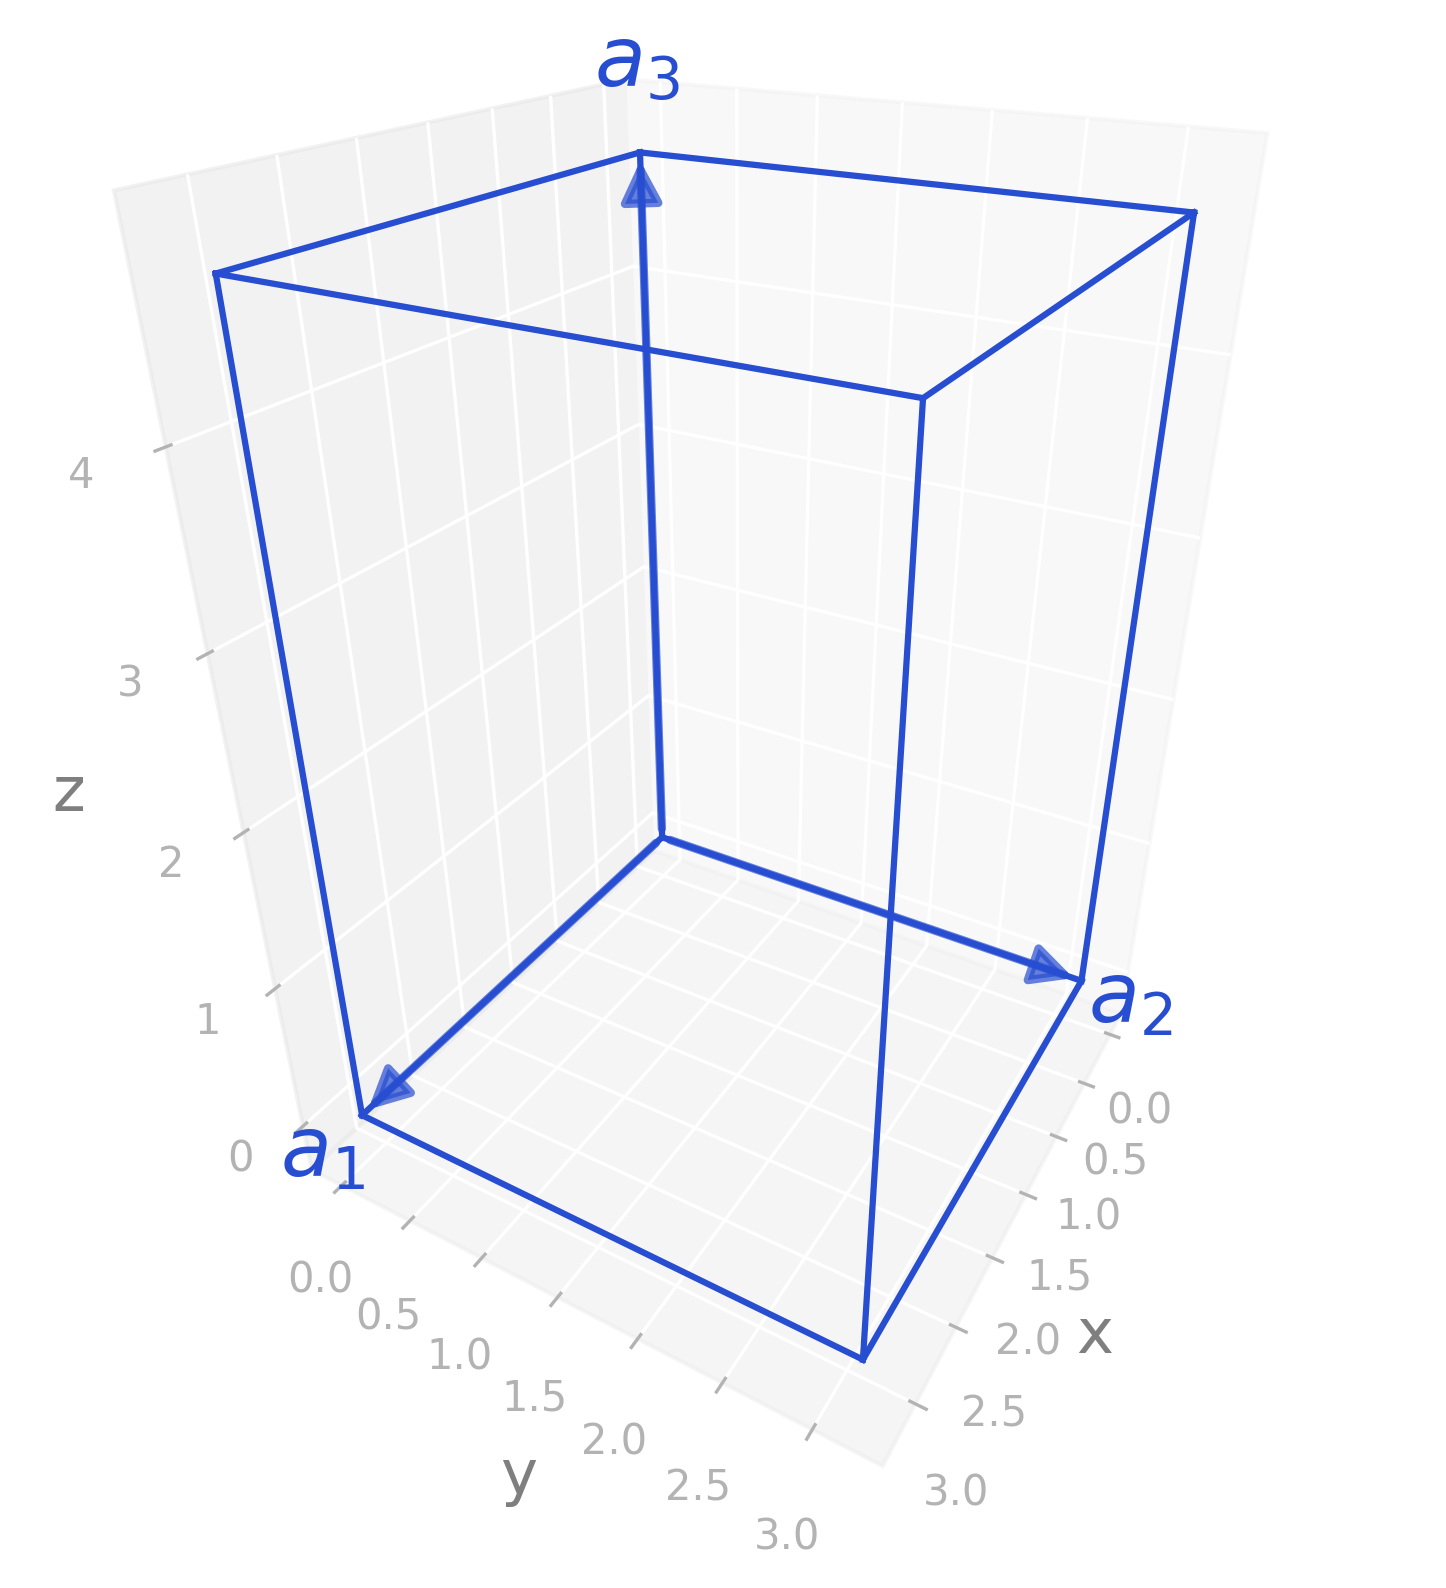

This figure's Python source:
import radtools as rad

l = rad.lattice_example(f"TET")
l.plot("primitive")
# Save an image:
l.savefig(
    "tet_real.png",
    elev=30,
    azim=30,
    dpi=300,
   bbox_inches="tight",
)
# Interactive plot:
l.show(elev=30, azim=30)
